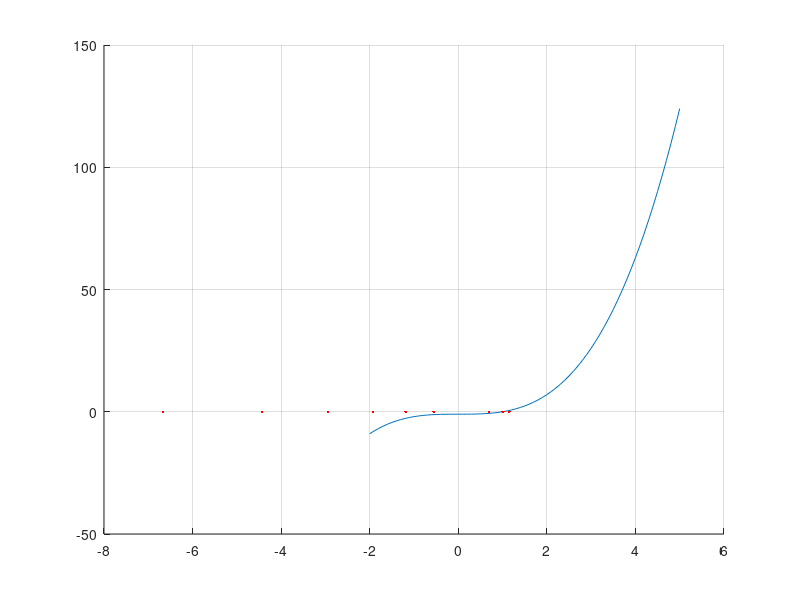

Source code (MATLAB):
close all, clear all, clc,

f = @(x) x.^3 - 1;
df = @(x) 3*x.^2;
x_a = -10;
x_b = 10;
figure(1); hold on; grid on;
x = -2:0.1:5;
plot(x, f(x));
iterations = 0;

x_l = x_a - (f(x_a)/df(x_a));

while abs(f(x_l)) > 0.01
    x_l = x_a - (f(x_a)/df(x_a));
    x_a = x_l;
    plot(x_a, 0, 'r.')
end

x_l
f(x_l)